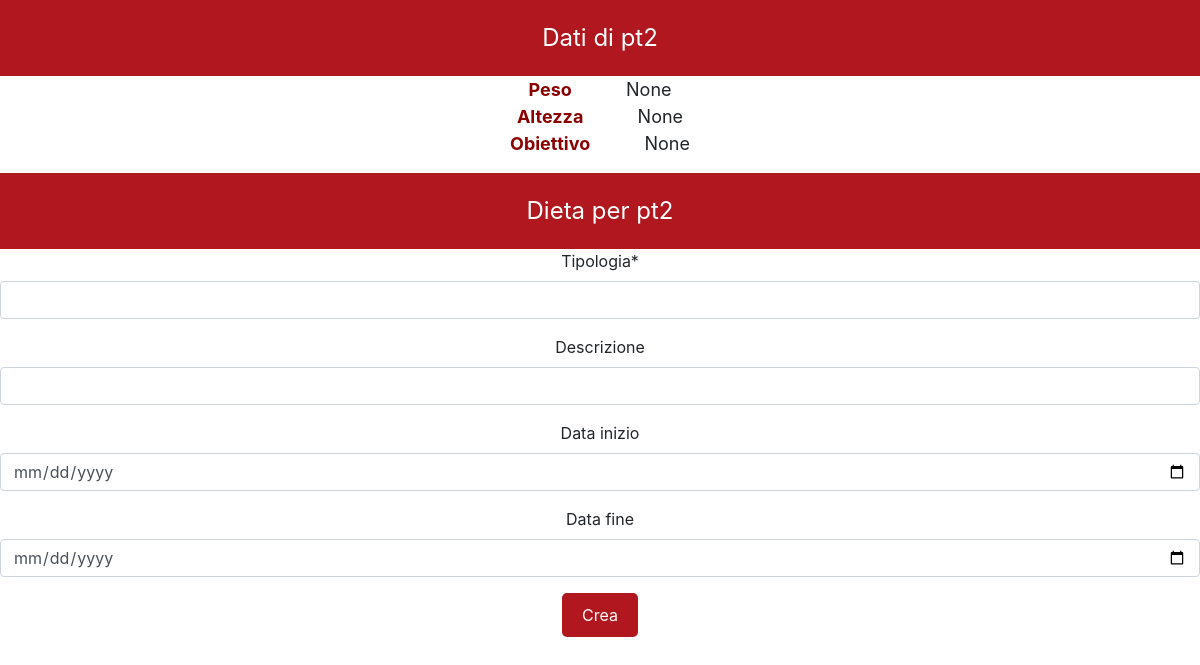
Screenshot of /diet/creadieta/3/ with the database file from the repository.
### Users/models.py (models this page shows)
class MyUser(AbstractUser):
    sesso = models.CharField(max_length=10, choices=SESSO)
    peso = models.FloatField(blank=True, null=True)
    altezza = models.FloatField(blank=True, null=True)
    tipo_abbonamento = models.IntegerField(default=1)
    fine_abbonamento = models.DateField(blank=True, null=True)
    immagine_profilo = models.ImageField(upload_to="fotouser/", blank=True)
    obiettivo = models.CharField(max_length=400, blank=True, null=True)

### Diet/views.py (the view, shortened to what this page needs)
# urls.py: path('creadieta/<int:utente_pk>/', DietaCreateView.as_view(), name="crea_dieta"),
class DietaCreateView(GroupRequiredMixin, CreateView):
    template_name = 'Diet/crea_dieta.html'
    form_class = InsertDietaCrispyForm
    group_required = ["nutrizionista"]
    def get_user(self):
        user_pk = self.kwargs.get('utente_pk')
        user = MyUser.objects.get(pk=user_pk)
        return user
    def get_context_data(self, **kwargs):
        context = super().get_context_data()
        context['my_user'] = self.get_user()
        return context

### Diet/forms.py
class InsertDietaCrispyForm(forms.ModelForm):
    helper = FormHelper()
    helper.form_id = "insert_dieta_crispy_form"
    helper.form_method = "POST"
    helper.add_input(Submit('submit', 'submit'))
    data_inizio = forms.DateField(widget=forms.DateInput(attrs={'type': 'date'}), required=False)
    data_fine = forms.DateField(widget=forms.DateInput(attrs={'type': 'date'}),required=False)
    class Meta:
        model = Dieta
        exclude=['my_user']

### Diet/templates/Diet/crea_dieta.html (shortened to what this page needs)
{% extends 'base.html' %}
{% load crispy_forms_filters %}
{% load crispy_forms_tags %}
{% block content %}
    <div class="text_red"> Dati di {{ my_user.username }}</div>
    <div style="text-align: center">
        <p class="testo-grande">
            <strong><span style="color: #8B0000">Peso </span> </strong>   {{ my_user.peso }}<br>
            <strong><span style="color: #8B0000">Altezza </span> </strong> {{ my_user.altezza }}<br>
            <strong><span style="color: #8B0000">Obiettivo </span> </strong> {{ my_user.obiettivo }}
        </p>
    </div>
    <div class="text_red"> Dieta per {{ my_user.username }}</div>
    <div style="text-align: center">
        <form method="POST">
            {{ form|crispy}}
            <input class="pulsante-rosso" type="submit" value="Crea">
        </form>
    </div>
{% endblock %}

### static/style/style.css (style rules this page uses)
.text_red { background-color: #B0171F; padding: 20px; color: white; font-size: 24px; text-align: center; }
.pulsante-rosso { background-color: #B0171F; color: white; padding: 10px 20px; border: none; border-radius: 5px; cursor: pointer; }
.testo-grande { font-size: 40px; }

### Diet/templates/Diet/crea_dieta.html (style rules this page uses)
.testo-grande { font-size: 18px; }

### rows the page displays
MyUser: username "pt2", peso "None", altezza "None", obiettivo "None"
